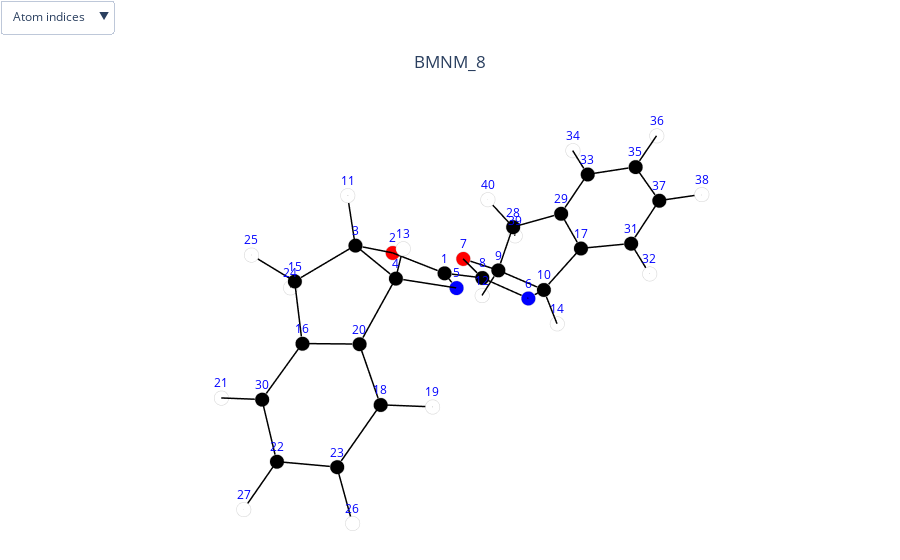

Source (notebook cell):
### Markdown cell above
Great now lets use visualize_molecules to see the first molecule of the set.

### Code cell
mols.visualize_molecules([0])

### Figure 1 — Plotly figure (JSON) as saved in the notebook; plotly's stock layout.template omitted (floating-point values rounded to 4 significant figures; data arrays with more than 128 entries replaced by an {"elided": "..."} marker saying what was removed)
{"data": [{"marker": {"color": ["black", "red", "black", "black", "blue", "blue", "red", "black", "black", "black", "white", "white", "white", "white", "black", "black", "black", "black", "white", "black", "white", "black", "black", "white", "white", "white", "white", "black", "black", "black", "black", "white", "black", "white", "black", "white", "black", "white", "white", "white"], "line": {"color": "lightgray", "width": 2}, "size": 5}, "mode": "markers", "name": "atoms", "text": ["C", "O", "C", "C", "N", "N", "O", "C", "C", "C", "H", "H", "H", "H", "C", "C", "C", "C", "H", "C", "H", "C", "C", "H", "H", "H", "H", "C", "C", "C", "C", "H", "C", "H", "C", "H", "C", "H", "H", "H"], "type": "scatter3d", "x": [0.6353, 1.163, 2.322, 2.47, 1.233, -1.233, -1.163, -0.6353, -2.322, -2.47, 2.099, -2.099, 2.588, -2.588, 3.58, 4.271, -3.67, 4.152, 3.66, 3.67, 5.852, 5.87, 5.261, 3.314, 4.211, 5.652, 6.732, -3.58, -4.271, 5.378, -4.152, -3.66, -5.378, -5.852, -5.87, -6.732, -5.261, -5.652, -4.211, -3.314], "y": [-0.1607, -1.382, -1.159, 0.3855, 0.8702, 0.8702, -1.382, -0.1607, -1.159, 0.3855, -1.567, -1.567, 0.8441, 0.8441, -1.764, -0.5889, 0.613, 1.821, 2.749, 0.613, -1.528, 0.6125, 1.814, -2.548, -2.216, 2.747, 0.6205, -1.764, -0.5889, -0.5953, 1.821, 2.749, -0.5953, -1.528, 0.6125, 0.6205, 1.814, 2.747, -2.216, -2.548], "z": [0.3816, 0.6281, 1.453, 1.417, 0.7925, -0.7925, -0.6281, -0.3816, -1.453, -1.417, 2.438, -2.438, 2.398, -2.398, 0.8223, 0.1775, -0.5297, 0.05156, 0.3149, 0.5297, -0.9401, -1.135, -0.7833, 0.1125, 1.59, -1.169, -1.789, -0.8223, -0.1775, -0.6584, -0.05156, -0.3149, 0.6584, 0.9401, 1.135, 1.789, 0.7833, 1.169, -1.59, -0.1125]}, {"hoverinfo": "none", "line": {"color": "black", "width": 3}, "mode": "lines", "name": "bonds", "type": "scatter3d", "x": {"elided": "135 float values"}, "y": {"elided": "135 float values"}, "z": {"elided": "135 float values"}}, {"line": {"color": "green", "width": 8}, "mode": "lines", "name": "Dipole Y", "showlegend": true, "type": "scatter3d", "visible": false, "x": [0, 0], "y": [0, -4.262], "z": [0, 0]}, {"anchor": "tip", "colorscale": [[0, "green"], [1, "green"]], "name": "Dipole Y", "showlegend": false, "showscale": false, "sizemode": "scaled", "sizeref": 0.2, "type": "cone", "u": [0], "v": [-4.412], "visible": false, "w": [0], "x": [0], "y": [-4.412], "z": [0]}, {"line": {"color": "purple", "width": 8}, "mode": "lines", "name": "Total Dipole", "showlegend": true, "type": "scatter3d", "visible": false, "x": [0, 0], "y": [0, -4.262], "z": [0, 0]}, {"anchor": "tip", "colorscale": [[0, "purple"], [1, "purple"]], "name": "Total Dipole", "showlegend": false, "showscale": false, "sizemode": "scaled", "sizeref": 0.2, "type": "cone", "u": [0], "v": [-4.412], "visible": false, "w": [0], "x": [0], "y": [-4.412], "z": [0]}], "layout": {"margin": {"b": 0, "l": 0, "r": 0, "t": 0}, "scene": {"annotations": [{"font": {"color": "blue"}, "showarrow": false, "text": "1", "x": 0.6353, "y": -0.1607, "yshift": 15, "z": 0.3816}, {"font": {"color": "blue"}, "showarrow": false, "text": "2", "x": 1.163, "y": -1.382, "yshift": 15, "z": 0.6281}, {"font": {"color": "blue"}, "showarrow": false, "text": "3", "x": 2.322, "y": -1.159, "yshift": 15, "z": 1.453}, {"font": {"color": "blue"}, "showarrow": false, "text": "4", "x": 2.47, "y": 0.3855, "yshift": 15, "z": 1.417}, {"font": {"color": "blue"}, "showarrow": false, "text": "5", "x": 1.233, "y": 0.8702, "yshift": 15, "z": 0.7925}, {"font": {"color": "blue"}, "showarrow": false, "text": "6", "x": -1.233, "y": 0.8702, "yshift": 15, "z": -0.7925}, {"font": {"color": "blue"}, "showarrow": false, "text": "7", "x": -1.163, "y": -1.382, "yshift": 15, "z": -0.6281}, {"font": {"color": "blue"}, "showarrow": false, "text": "8", "x": -0.6353, "y": -0.1607, "yshift": 15, "z": -0.3816}, {"font": {"color": "blue"}, "showarrow": false, "text": "9", "x": -2.322, "y": -1.159, "yshift": 15, "z": -1.453}, {"font": {"color": "blue"}, "showarrow": false, "text": "10", "x": -2.47, "y": 0.3855, "yshift": 15, "z": -1.417}, {"font": {"color": "blue"}, "showarrow": false, "text": "11", "x": 2.099, "y": -1.567, "yshift": 15, "z": 2.438}, {"font": {"color": "blue"}, "showarrow": false, "text": "12", "x": -2.099, "y": -1.567, "yshift": 15, "z": -2.438}, {"font": {"color": "blue"}, "showarrow": false, "text": "13", "x": 2.588, "y": 0.8441, "yshift": 15, "z": 2.398}, {"font": {"color": "blue"}, "showarrow": false, "text": "14", "x": -2.588, "y": 0.8441, "yshift": 15, "z": -2.398}, {"font": {"color": "blue"}, "showarrow": false, "text": "15", "x": 3.58, "y": -1.764, "yshift": 15, "z": 0.8223}, {"font": {"color": "blue"}, "showarrow": false, "text": "16", "x": 4.271, "y": -0.5889, "yshift": 15, "z": 0.1775}, {"font": {"color": "blue"}, "showarrow": false, "text": "17", "x": -3.67, "y": 0.613, "yshift": 15, "z": -0.5297}, {"font": {"color": "blue"}, "showarrow": false, "text": "18", "x": 4.152, "y": 1.821, "yshift": 15, "z": 0.05156}, {"font": {"color": "blue"}, "showarrow": false, "text": "19", "x": 3.66, "y": 2.749, "yshift": 15, "z": 0.3149}, {"font": {"color": "blue"}, "showarrow": false, "text": "20", "x": 3.67, "y": 0.613, "yshift": 15, "z": 0.5297}, {"font": {"color": "blue"}, "showarrow": false, "text": "21", "x": 5.852, "y": -1.528, "yshift": 15, "z": -0.9401}, {"font": {"color": "blue"}, "showarrow": false, "text": "22", "x": 5.87, "y": 0.6125, "yshift": 15, "z": -1.135}, {"font": {"color": "blue"}, "showarrow": false, "text": "23", "x": 5.261, "y": 1.814, "yshift": 15, "z": -0.7833}, {"font": {"color": "blue"}, "showarrow": false, "text": "24", "x": 3.314, "y": -2.548, "yshift": 15, "z": 0.1125}, {"font": {"color": "blue"}, "showarrow": false, "text": "25", "x": 4.211, "y": -2.216, "yshift": 15, "z": 1.59}, {"font": {"color": "blue"}, "showarrow": false, "text": "26", "x": 5.652, "y": 2.747, "yshift": 15, "z": -1.169}, {"font": {"color": "blue"}, "showarrow": false, "text": "27", "x": 6.732, "y": 0.6205, "yshift": 15, "z": -1.789}, {"font": {"color": "blue"}, "showarrow": false, "text": "28", "x": -3.58, "y": -1.764, "yshift": 15, "z": -0.8223}, {"font": {"color": "blue"}, "showarrow": false, "text": "29", "x": -4.271, "y": -0.5889, "yshift": 15, "z": -0.1775}, {"font": {"color": "blue"}, "showarrow": false, "text": "30", "x": 5.378, "y": -0.5953, "yshift": 15, "z": -0.6584}, {"font": {"color": "blue"}, "showarrow": false, "text": "31", "x": -4.152, "y": 1.821, "yshift": 15, "z": -0.05156}, {"font": {"color": "blue"}, "showarrow": false, "text": "32", "x": -3.66, "y": 2.749, "yshift": 15, "z": -0.3149}, {"font": {"color": "blue"}, "showarrow": false, "text": "33", "x": -5.378, "y": -0.5953, "yshift": 15, "z": 0.6584}, {"font": {"color": "blue"}, "showarrow": false, "text": "34", "x": -5.852, "y": -1.528, "yshift": 15, "z": 0.9401}, {"font": {"color": "blue"}, "showarrow": false, "text": "35", "x": -5.87, "y": 0.6125, "yshift": 15, "z": 1.135}, {"font": {"color": "blue"}, "showarrow": false, "text": "36", "x": -6.732, "y": 0.6205, "yshift": 15, "z": 1.789}, {"font": {"color": "blue"}, "showarrow": false, "text": "37", "x": -5.261, "y": 1.814, "yshift": 15, "z": 0.7833}, {"font": {"color": "blue"}, "showarrow": false, "text": "38", "x": -5.652, "y": 2.747, "yshift": 15, "z": 1.169}, {"font": {"color": "blue"}, "showarrow": false, "text": "39", "x": -4.211, "y": -2.216, "yshift": 15, "z": -1.59}, {"font": {"color": "blue"}, "showarrow": false, "text": "40", "x": -3.314, "y": -2.548, "yshift": 15, "z": -0.1125}], "xaxis": {"showbackground": false, "showgrid": false, "showticklabels": false, "title": {"font": {"color": "white"}, "text": "X"}, "zeroline": false}, "yaxis": {"showbackground": false, "showgrid": false, "showticklabels": false, "title": {"font": {"color": "white"}, "text": "Y"}, "zeroline": false}, "zaxis": {"showbackground": false, "showgrid": false, "showticklabels": false, "title": {"font": {"color": "white"}, "text": "Z"}, "zeroline": false}}, "showlegend": false, "title": {"text": "BMNM_8", "x": 0.5, "xanchor": "center", "y": 0.9, "yanchor": "top"}, "updatemenus": [{"buttons": [{"args": [{"scene.annotations": [{"font": {"color": "blue"}, "showarrow": false, "text": "1", "x": 0.6353, "y": -0.1607, "yshift": 15, "z": 0.3816}, {"font": {"color": "blue"}, "showarrow": false, "text": "2", "x": 1.163, "y": -1.382, "yshift": 15, "z": 0.6281}, {"font": {"color": "blue"}, "showarrow": false, "text": "3", "x": 2.322, "y": -1.159, "yshift": 15, "z": 1.453}, {"font": {"color": "blue"}, "showarrow": false, "text": "4", "x": 2.47, "y": 0.3855, "yshift": 15, "z": 1.417}, {"font": {"color": "blue"}, "showarrow": false, "text": "5", "x": 1.233, "y": 0.8702, "yshift": 15, "z": 0.7925}, {"font": {"color": "blue"}, "showarrow": false, "text": "6", "x": -1.233, "y": 0.8702, "yshift": 15, "z": -0.7925}, {"font": {"color": "blue"}, "showarrow": false, "text": "7", "x": -1.163, "y": -1.382, "yshift": 15, "z": -0.6281}, {"font": {"color": "blue"}, "showarrow": false, "text": "8", "x": -0.6353, "y": -0.1607, "yshift": 15, "z": -0.3816}, {"font": {"color": "blue"}, "showarrow": false, "text": "9", "x": -2.322, "y": -1.159, "yshift": 15, "z": -1.453}, {"font": {"color": "blue"}, "showarrow": false, "text": "10", "x": -2.47, "y": 0.3855, "yshift": 15, "z": -1.417}, {"font": {"color": "blue"}, "showarrow": false, "text": "11", "x": 2.099, "y": -1.567, "yshift": 15, "z": 2.438}, {"font": {"color": "blue"}, "showarrow": false, "text": "12", "x": -2.099, "y": -1.567, "yshift": 15, "z": -2.438}, {"font": {"color": "blue"}, "showarrow": false, "text": "13", "x": 2.588, "y": 0.8441, "yshift": 15, "z": 2.398}, {"font": {"color": "blue"}, "showarrow": false, "text": "14", "x": -2.588, "y": 0.8441, "yshift": 15, "z": -2.398}, {"font": {"color": "blue"}, "showarrow": false, "text": "15", "x": 3.58, "y": -1.764, "yshift": 15, "z": 0.8223}, {"font": {"color": "blue"}, "showarrow": false, "text": "16", "x": 4.271, "y": -0.5889, "yshift": 15, "z": 0.1775}, {"font": {"color": "blue"}, "showarrow": false, "text": "17", "x": -3.67, "y": 0.613, "yshift": 15, "z": -0.5297}, {"font": {"color": "blue"}, "showarrow": false, "text": "18", "x": 4.152, "y": 1.821, "yshift": 15, "z": 0.05156}, {"font": {"color": "blue"}, "showarrow": false, "text": "19", "x": 3.66, "y": 2.749, "yshift": 15, "z": 0.3149}, {"font": {"color": "blue"}, "showarrow": false, "text": "20", "x": 3.67, "y": 0.613, "yshift": 15, "z": 0.5297}, {"font": {"color": "blue"}, "showarrow": false, "text": "21", "x": 5.852, "y": -1.528, "yshift": 15, "z": -0.9401}, {"font": {"color": "blue"}, "showarrow": false, "text": "22", "x": 5.87, "y": 0.6125, "yshift": 15, "z": -1.135}, {"font": {"color": "blue"}, "showarrow": false, "text": "23", "x": 5.261, "y": 1.814, "yshift": 15, "z": -0.7833}, {"font": {"color": "blue"}, "showarrow": false, "text": "24", "x": 3.314, "y": -2.548, "yshift": 15, "z": 0.1125}, {"font": {"color": "blue"}, "showarrow": false, "text": "25", "x": 4.211, "y": -2.216, "yshift": 15, "z": 1.59}, {"font": {"color": "blue"}, "showarrow": false, "text": "26", "x": 5.652, "y": 2.747, "yshift": 15, "z": -1.169}, {"font": {"color": "blue"}, "showarrow": false, "text": "27", "x": 6.732, "y": 0.6205, "yshift": 15, "z": -1.789}, {"font": {"color": "blue"}, "showarrow": false, "text": "28", "x": -3.58, "y": -1.764, "yshift": 15, "z": -0.8223}, {"font": {"color": "blue"}, "showarrow": false, "text": "29", "x": -4.271, "y": -0.5889, "yshift": 15, "z": -0.1775}, {"font": {"color": "blue"}, "showarrow": false, "text": "30", "x": 5.378, "y": -0.5953, "yshift": 15, "z": -0.6584}, {"font": {"color": "blue"}, "showarrow": false, "text": "31", "x": -4.152, "y": 1.821, "yshift": 15, "z": -0.05156}, {"font": {"color": "blue"}, "showarrow": false, "text": "32", "x": -3.66, "y": 2.749, "yshift": 15, "z": -0.3149}, {"font": {"color": "blue"}, "showarrow": false, "text": "33", "x": -5.378, "y": -0.5953, "yshift": 15, "z": 0.6584}, {"font": {"color": "blue"}, "showarrow": false, "text": "34", "x": -5.852, "y": -1.528, "yshift": 15, "z": 0.9401}, {"font": {"color": "blue"}, "showarrow": false, "text": "35", "x": -5.87, "y": 0.6125, "yshift": 15, "z": 1.135}, {"font": {"color": "blue"}, "showarrow": false, "text": "36", "x": -6.732, "y": 0.6205, "yshift": 15, "z": 1.789}, {"font": {"color": "blue"}, "showarrow": false, "text": "37", "x": -5.261, "y": 1.814, "yshift": 15, "z": 0.7833}, {"font": {"color": "blue"}, "showarrow": false, "text": "38", "x": -5.652, "y": 2.747, "yshift": 15, "z": 1.169}, {"font": {"color": "blue"}, "showarrow": false, "text": "39", "x": -4.211, "y": -2.216, "yshift": 15, "z": -1.59}, {"font": {"color": "blue"}, "showarrow": false, "text": "40", "x": -3.314, "y": -2.548, "yshift": 15, "z": -0.1125}]}], "label": "Atom indices", "method": "relayout"}, {"args": [{"scene.annotations": [{"showarrow": false, "text": "1.35", "x": 0.8991, "y": -0.7715, "yshift": 10, "z": 0.5048}, {"showarrow": false, "text": "1.44", "x": 1.743, "y": -1.271, "yshift": 10, "z": 1.041}, {"showarrow": false, "text": "1.55", "x": 2.396, "y": -0.387, "yshift": 10, "z": 1.435}, {"showarrow": false, "text": "1.47", "x": 1.852, "y": 0.6278, "yshift": 10, "z": 1.105}, {"showarrow": false, "text": "1.35", "x": -0.8991, "y": -0.7715, "yshift": 10, "z": -0.5048}, {"showarrow": false, "text": "1.55", "x": -2.396, "y": -0.387, "yshift": 10, "z": -1.435}, {"showarrow": false, "text": "1.51", "x": 3.925, "y": -1.177, "yshift": 10, "z": 0.4999}, {"showarrow": false, "text": "1.08", "x": 3.906, "y": 2.285, "yshift": 10, "z": 0.1832}, {"showarrow": false, "text": "1.39", "x": 5.566, "y": 1.213, "yshift": 10, "z": -0.9589}, {"showarrow": false, "text": "1.51", "x": -3.925, "y": -1.177, "yshift": 10, "z": -0.4999}, {"showarrow": false, "text": "1.08", "x": -3.906, "y": 2.285, "yshift": 10, "z": -0.1832}, {"showarrow": false, "text": "1.08", "x": -5.615, "y": -1.062, "yshift": 10, "z": 0.7993}, {"showarrow": false, "text": "1.08", "x": -6.301, "y": 0.6165, "yshift": 10, "z": 1.462}, {"showarrow": false, "text": "1.08", "x": -5.456, "y": 2.28, "yshift": 10, "z": 0.9762}, {"showarrow": false, "text": "1.26", "x": -0.9341, "y": 0.3547, "yshift": 10, "z": -0.587}, {"showarrow": false, "text": "1.44", "x": -1.743, "y": -1.271, "yshift": 10, "z": -1.041}, {"showarrow": false, "text": "1.39", "x": 3.911, "y": 1.217, "yshift": 10, "z": 0.2906}, {"showarrow": false, "text": "1.39", "x": -5.624, "y": 0.008595, "yshift": 10, "z": 0.8965}, {"showarrow": false, "text": "1.39", "x": -5.566, "y": 1.213, "yshift": 10, "z": 0.9589}, {"showarrow": false, "text": "1.09", "x": -2.211, "y": -1.363, "yshift": 10, "z": -1.946}, {"showarrow": false, "text": "1.08", "x": 5.456, "y": 2.28, "yshift": 10, "z": -0.9762}, {"showarrow": false, "text": "1.26", "x": 0.9341, "y": 0.3547, "yshift": 10, "z": 0.587}, {"showarrow": false, "text": "1.47", "x": -1.852, "y": 0.6278, "yshift": 10, "z": -1.105}, {"showarrow": false, "text": "1.09", "x": -2.529, "y": 0.6148, "yshift": 10, "z": -1.908}, {"showarrow": false, "text": "1.39", "x": 3.971, "y": 0.01204, "yshift": 10, "z": 0.3536}, {"showarrow": false, "text": "1.39", "x": -4.825, "y": -0.5921, "yshift": 10, "z": 0.2405}, {"showarrow": false, "text": "1.39", "x": 4.707, "y": 1.818, "yshift": 10, "z": -0.3659}, {"showarrow": false, "text": "1.08", "x": 6.301, "y": 0.6165, "yshift": 10, "z": -1.462}, {"showarrow": false, "text": "1.39", "x": -4.707, "y": 1.818, "yshift": 10, "z": 0.3659}, {"showarrow": false, "text": "1.48", "x": 5e-07, "y": -0.1607, "yshift": 10, "z": -5e-07}, {"showarrow": false, "text": "1.51", "x": -3.07, "y": 0.4992, "yshift": 10, "z": -0.9731}, {"showarrow": false, "text": "1.09", "x": 2.211, "y": -1.363, "yshift": 10, "z": 1.946}, {"showarrow": false, "text": "1.39", "x": 5.624, "y": 0.008596, "yshift": 10, "z": -0.8965}, {"showarrow": false, "text": "1.09", "x": 2.529, "y": 0.6148, "yshift": 10, "z": 1.908}, {"showarrow": false, "text": "1.09", "x": 3.447, "y": -2.156, "yshift": 10, "z": 0.4674}, {"showarrow": false, "text": "1.08", "x": 5.615, "y": -1.062, "yshift": 10, "z": -0.7993}, {"showarrow": false, "text": "1.09", "x": 3.895, "y": -1.99, "yshift": 10, "z": 1.206}, {"showarrow": false, "text": "1.09", "x": -3.895, "y": -1.99, "yshift": 10, "z": -1.206}, {"showarrow": false, "text": "1.53", "x": 2.951, "y": -1.462, "yshift": 10, "z": 1.138}, {"showarrow": false, "text": "1.39", "x": -3.971, "y": 0.01204, "yshift": 10, "z": -0.3536}, {"showarrow": false, "text": "1.09", "x": -3.447, "y": -2.156, "yshift": 10, "z": -0.4674}, {"showarrow": false, "text": "1.39", "x": 4.825, "y": -0.5921, "yshift": 10, "z": -0.2405}, {"showarrow": false, "text": "1.39", "x": -3.911, "y": 1.217, "yshift": 10, "z": -0.2906}, {"showarrow": false, "text": "1.51", "x": 3.07, "y": 0.4992, "yshift": 10, "z": 0.9731}, {"showarrow": false, "text": "1.53", "x": -2.951, "y": -1.462, "yshift": 10, "z": -1.138}]}], "label": "Bond lengths", "method": "relayout"}, {"args": [{"scene.annotations": [{"font": {"color": "blue"}, "showarrow": false, "text": "1", "x": 0.6353, "y": -0.1607, "yshift": 15, "z": 0.3816}, {"font": {"color": "blue"}, "showarrow": false, "text": "2", "x": 1.163, "y": -1.382, "yshift": 15, "z": 0.6281}, {"font": {"color": "blue"}, "showarrow": false, "text": "3", "x": 2.322, "y": -1.159, "yshift": 15, "z": 1.453}, {"font": {"color": "blue"}, "showarrow": false, "text": "4", "x": 2.47, "y": 0.3855, "yshift": 15, "z": 1.417}, {"font": {"color": "blue"}, "showarrow": false, "text": "5", "x": 1.233, "y": 0.8702, "yshift": 15, "z": 0.7925}, {"font": {"color": "blue"}, "showarrow": false, "text": "6", "x": -1.233, "y": 0.8702, "yshift": 15, "z": -0.7925}, {"font": {"color": "blue"}, "showarrow": false, "text": "7", "x": -1.163, "y": -1.382, "yshift": 15, "z": -0.6281}, {"font": {"color": "blue"}, "showarrow": false, "text": "8", "x": -0.6353, "y": -0.1607, "yshift": 15, "z": -0.3816}, {"font": {"color": "blue"}, "showarrow": false, "text": "9", "x": -2.322, "y": -1.159, "yshift": 15, "z": -1.453}, {"font": {"color": "blue"}, "showarrow": false, "text": "10", "x": -2.47, "y": 0.3855, "yshift": 15, "z": -1.417}, {"font": {"color": "blue"}, "showarrow": false, "text": "11", "x": 2.099, "y": -1.567, "yshift": 15, "z": 2.438}, {"font": {"color": "blue"}, "showarrow": false, "text": "12", "x": -2.099, "y": -1.567, "yshift": 15, "z": -2.438}, {"font": {"color": "blue"}, "showarrow": false, "text": "13", "x": 2.588, "y": 0.8441, "yshift": 15, "z": 2.398}, {"font": {"color": "blue"}, "showarrow": false, "text": "14", "x": -2.588, "y": 0.8441, "yshift": 15, "z": -2.398}, {"font": {"color": "blue"}, "showarrow": false, "text": "15", "x": 3.58, "y": -1.764, "yshift": 15, "z": 0.8223}, {"font": {"color": "blue"}, "showarrow": false, "text": "16", "x": 4.271, "y": -0.5889, "yshift": 15, "z": 0.1775}, {"font": {"color": "blue"}, "showarrow": false, "text": "17", "x": -3.67, "y": 0.613, "yshift": 15, "z": -0.5297}, {"font": {"color": "blue"}, "showarrow": false, "text": "18", "x": 4.152, "y": 1.821, "yshift": 15, "z": 0.05156}, {"font": {"color": "blue"}, "showarrow": false, "text": "19", "x": 3.66, "y": 2.749, "yshift": 15, "z": 0.3149}, {"font": {"color": "blue"}, "showarrow": false, "text": "20", "x": 3.67, "y": 0.613, "yshift": 15, "z": 0.5297}, {"font": {"color": "blue"}, "showarrow": false, "text": "21", "x": 5.852, "y": -1.528, "yshift": 15, "z": -0.9401}, {"font": {"color": "blue"}, "showarrow": false, "text": "22", "x": 5.87, "y": 0.6125, "yshift": 15, "z": -1.135}, {"font": {"color": "blue"}, "showarrow": false, "text": "23", "x": 5.261, "y": 1.814, "yshift": 15, "z": -0.7833}, {"font": {"color": "blue"}, "showarrow": false, "text": "24", "x": 3.314, "y": -2.548, "yshift": 15, "z": 0.1125}, {"font": {"color": "blue"}, "showarrow": false, "text": "25", "x": 4.211, "y": -2.216, "yshift": 15, "z": 1.59}, {"font": {"color": "blue"}, "showarrow": false, "text": "26", "x": 5.652, "y": 2.747, "yshift": 15, "z": -1.169}, {"font": {"color": "blue"}, "showarrow": false, "text": "27", "x": 6.732, "y": 0.6205, "yshift": 15, "z": -1.789}, {"font": {"color": "blue"}, "showarrow": false, "text": "28", "x": -3.58, "y": -1.764, "yshift": 15, "z": -0.8223}, {"font": {"color": "blue"}, "showarrow": false, "text": "29", "x": -4.271, "y": -0.5889, "yshift": 15, "z": -0.1775}, {"font": {"color": "blue"}, "showarrow": false, "text": "30", "x": 5.378, "y": -0.5953, "yshift": 15, "z": -0.6584}, {"font": {"color": "blue"}, "showarrow": false, "text": "31", "x": -4.152, "y": 1.821, "yshift": 15, "z": -0.05156}, {"font": {"color": "blue"}, "showarrow": false, "text": "32", "x": -3.66, "y": 2.749, "yshift": 15, "z": -0.3149}, {"font": {"color": "blue"}, "showarrow": false, "text": "33", "x": -5.378, "y": -0.5953, "yshift": 15, "z": 0.6584}, {"font": {"color": "blue"}, "showarrow": false, "text": "34", "x": -5.852, "y": -1.528, "yshift": 15, "z": 0.9401}, {"font": {"color": "blue"}, "showarrow": false, "text": "35", "x": -5.87, "y": 0.6125, "yshift": 15, "z": 1.135}, {"font": {"color": "blue"}, "showarrow": false, "text": "36", "x": -6.732, "y": 0.6205, "yshift": 15, "z": 1.789}, {"font": {"color": "blue"}, "showarrow": false, "text": "37", "x": -5.261, "y": 1.814, "yshift": 15, "z": 0.7833}, {"font": {"color": "blue"}, "showarrow": false, "text": "38", "x": -5.652, "y": 2.747, "yshift": 15, "z": 1.169}, {"font": {"color": "blue"}, "showarrow": false, "text": "39", "x": -4.211, "y": -2.216, "yshift": 15, "z": -1.59}, {"font": {"color": "blue"}, "showarrow": false, "text": "40", "x": -3.314, "y": -2.548, "yshift": 15, "z": -0.1125}, {"showarrow": false, "text": "1.35", "x": 0.8991, "y": -0.7715, "yshift": 10, "z": 0.5048}, {"showarrow": false, "text": "1.44", "x": 1.743, "y": -1.271, "yshift": 10, "z": 1.041}, {"showarrow": false, "text": "1.55", "x": 2.396, "y": -0.387, "yshift": 10, "z": 1.435}, {"showarrow": false, "text": "1.47", "x": 1.852, "y": 0.6278, "yshift": 10, "z": 1.105}, {"showarrow": false, "text": "1.35", "x": -0.8991, "y": -0.7715, "yshift": 10, "z": -0.5048}, {"showarrow": false, "text": "1.55", "x": -2.396, "y": -0.387, "yshift": 10, "z": -1.435}, {"showarrow": false, "text": "1.51", "x": 3.925, "y": -1.177, "yshift": 10, "z": 0.4999}, {"showarrow": false, "text": "1.08", "x": 3.906, "y": 2.285, "yshift": 10, "z": 0.1832}, {"showarrow": false, "text": "1.39", "x": 5.566, "y": 1.213, "yshift": 10, "z": -0.9589}, {"showarrow": false, "text": "1.51", "x": -3.925, "y": -1.177, "yshift": 10, "z": -0.4999}, {"showarrow": false, "text": "1.08", "x": -3.906, "y": 2.285, "yshift": 10, "z": -0.1832}, {"showarrow": false, "text": "1.08", "x": -5.615, "y": -1.062, "yshift": 10, "z": 0.7993}, {"showarrow": false, "text": "1.08", "x": -6.301, "y": 0.6165, "yshift": 10, "z": 1.462}, {"showarrow": false, "text": "1.08", "x": -5.456, "y": 2.28, "yshift": 10, "z": 0.9762}, {"showarrow": false, "text": "1.26", "x": -0.9341, "y": 0.3547, "yshift": 10, "z": -0.587}, {"showarrow": false, "text": "1.44", "x": -1.743, "y": -1.271, "yshift": 10, "z": -1.041}, {"showarrow": false, "text": "1.39", "x": 3.911, "y": 1.217, "yshift": 10, "z": 0.2906}, {"showarrow": false, "text": "1.39", "x": -5.624, "y": 0.008595, "yshift": 10, "z": 0.8965}, {"showarrow": false, "text": "1.39", "x": -5.566, "y": 1.213, "yshift": 10, "z": 0.9589}, {"showarrow": false, "text": "1.09", "x": -2.211, "y": -1.363, "yshift": 10, "z": -1.946}, {"showarrow": false, "text": "1.08", "x": 5.456, "y": 2.28, "yshift": 10, "z": -0.9762}, {"showarrow": false, "text": "1.26", "x": 0.9341, "y": 0.3547, "yshift": 10, "z": 0.587}, {"showarrow": false, "text": "1.47", "x": -1.852, "y": 0.6278, "yshift": 10, "z": -1.105}, {"showarrow": false, "text": "1.09", "x": -2.529, "y": 0.6148, "yshift": 10, "z": -1.908}, {"showarrow": false, "text": "1.39", "x": 3.971, "y": 0.01204, "yshift": 10, "z": 0.3536}, {"showarrow": false, "text": "1.39", "x": -4.825, "y": -0.5921, "yshift": 10, "z": 0.2405}, {"showarrow": false, "text": "1.39", "x": 4.707, "y": 1.818, "yshift": 10, "z": -0.3659}, {"showarrow": false, "text": "1.08", "x": 6.301, "y": 0.6165, "yshift": 10, "z": -1.462}, {"showarrow": false, "text": "1.39", "x": -4.707, "y": 1.818, "yshift": 10, "z": 0.3659}, {"showarrow": false, "text": "1.48", "x": 5e-07, "y": -0.1607, "yshift": 10, "z": -5e-07}, {"showarrow": false, "text": "1.51", "x": -3.07, "y": 0.4992, "yshift": 10, "z": -0.9731}, {"showarrow": false, "text": "1.09", "x": 2.211, "y": -1.363, "yshift": 10, "z": 1.946}, {"showarrow": false, "text": "1.39", "x": 5.624, "y": 0.008596, "yshift": 10, "z": -0.8965}, {"showarrow": false, "text": "1.09", "x": 2.529, "y": 0.6148, "yshift": 10, "z": 1.908}, {"showarrow": false, "text": "1.09", "x": 3.447, "y": -2.156, "yshift": 10, "z": 0.4674}, {"showarrow": false, "text": "1.08", "x": 5.615, "y": -1.062, "yshift": 10, "z": -0.7993}, {"showarrow": false, "text": "1.09", "x": 3.895, "y": -1.99, "yshift": 10, "z": 1.206}, {"showarrow": false, "text": "1.09", "x": -3.895, "y": -1.99, "yshift": 10, "z": -1.206}, {"showarrow": false, "text": "1.53", "x": 2.951, "y": -1.462, "yshift": 10, "z": 1.138}, {"showarrow": false, "text": "1.39", "x": -3.971, "y": 0.01204, "yshift": 10, "z": -0.3536}, {"showarrow": false, "text": "1.09", "x": -3.447, "y": -2.156, "yshift": 10, "z": -0.4674}, {"showarrow": false, "text": "1.39", "x": 4.825, "y": -0.5921, "yshift": 10, "z": -0.2405}, {"showarrow": false, "text": "1.39", "x": -3.911, "y": 1.217, "yshift": 10, "z": -0.2906}, {"showarrow": false, "text": "1.51", "x": 3.07, "y": 0.4992, "yshift": 10, "z": 0.9731}, {"showarrow": false, "text": "1.53", "x": -2.951, "y": -1.462, "yshift": 10, "z": -1.138}]}], "label": "Both", "method": "relayout"}, {"args": [{"scene.annotations": []}], "label": "Hide all", "method": "relayout"}, {"args": [{"visible": [true, true, true, true, true, true]}, {}], "label": "Show dipole", "method": "update"}, {"args": [{"visible": [true, true, false, false, false, false]}, {}], "label": "Hide dipole", "method": "update"}], "direction": "down", "xanchor": "left", "yanchor": "top"}]}}
